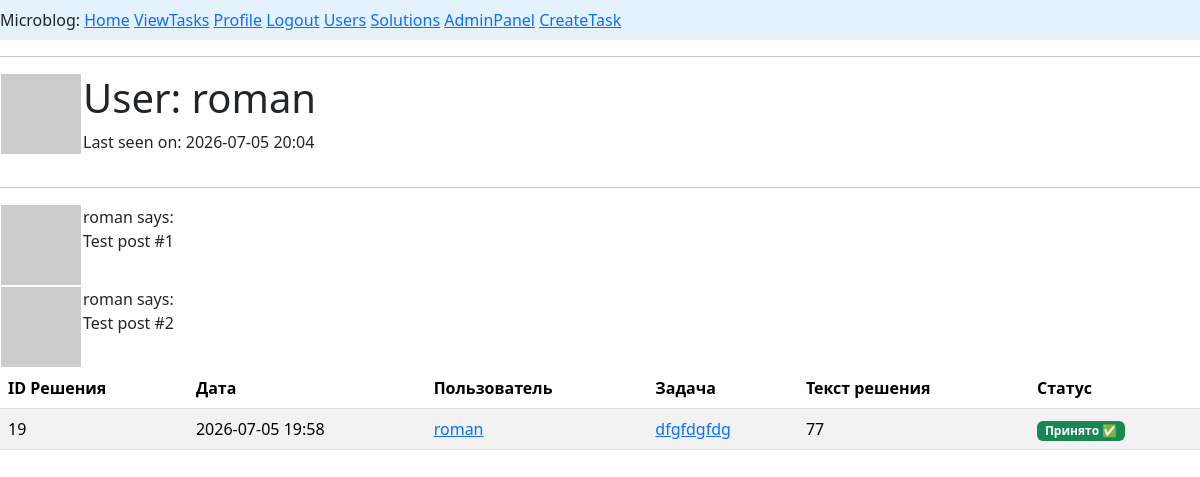
Before: /user/roman (signed in) with the older database file.
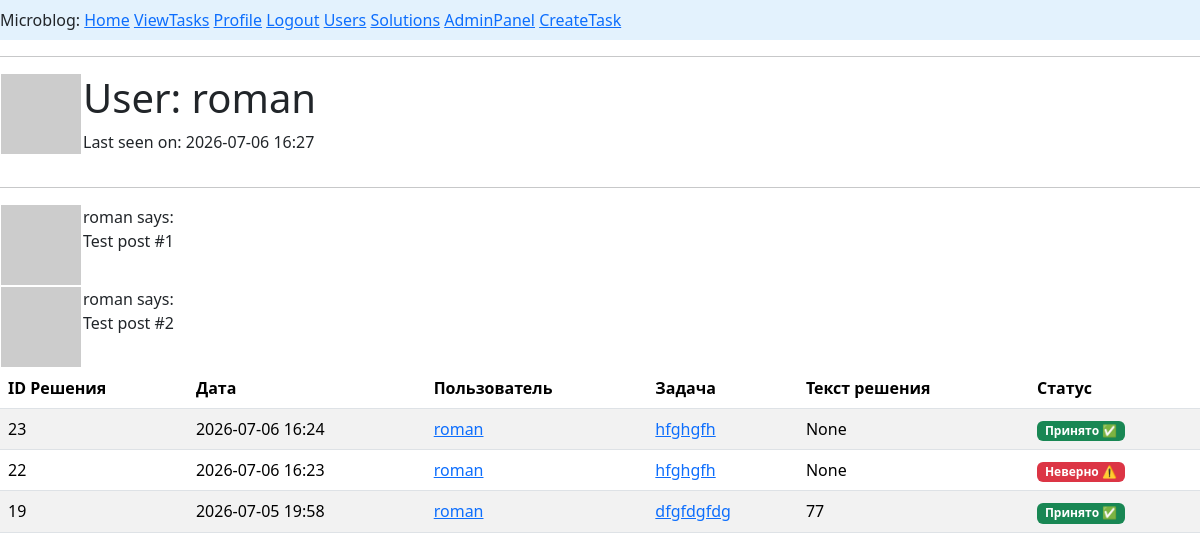
After: the same page with the newer database file.
### app/models.py (models this page shows, shortened)
class User(UserMixin, db.Model):
    __tablename__ ='users'
    id: so.Mapped[int] = so.mapped_column(primary_key=True)
    username: so.Mapped[str] = so.mapped_column(sa.String(64), index=True,
                                                unique=True)
    email: so.Mapped[str] = so.mapped_column(sa.String(120), index=True,
                                             unique=True)
    password_hash: so.Mapped[Optional[str]] = so.mapped_column(sa.String(256))
    posts: so.WriteOnlyMapped['Post'] = so.relationship(back_populates='author')
    about_me: so.Mapped[Optional[str]] = so.mapped_column(sa.String(140))
    last_seen: so.Mapped[Optional[datetime]] = so.mapped_column(
        default=lambda: datetime.now(timezone.utc))
    role_id: so.Mapped[int] = so.mapped_column(sa.ForeignKey(Role.id),index=True)
    role: so.Mapped['Role'] = so.relationship(back_populates='users')
    task_user: so.Mapped['Task']=so.relationship(back_populates='creator')
    solve_user: so.Mapped[list['Solve']] = so.relationship(back_populates='solver')
    def avatar(self, size):
        digest = md5(self.email.lower().encode('utf-8')).hexdigest()
        return f'https://www.gravatar.com/avatar/{digest}?d=identicon&s={size}'

class Solve(db.Model):
    __tablename__ ='solves'
    id: so.Mapped[int] = so.mapped_column(primary_key=True,autoincrement=True)
    content: so.Mapped[str] = so.mapped_column(sa.String, nullable = True)
    accept: so.Mapped[bool] = so.mapped_column(sa.Boolean, default = False)
    created_date: so.Mapped[datetime] = so.mapped_column(
        index=True, default=lambda: datetime.now(timezone.utc))
    user_id: so.Mapped[int] = so.mapped_column(sa.ForeignKey(User.id),
                                               nullable=True)
    task_id: so.Mapped[int] = so.mapped_column(sa.ForeignKey(Task.id),
                                               nullable=True)
    solver: so.Mapped['User'] = so.relationship(back_populates='solve_user')
    task: so.Mapped['Task'] = so.relationship(back_populates='solve_task')

class Task(db.Model):
    __tablename__ ='tasks'
    id: so.Mapped[int] = so.mapped_column(primary_key=True, autoincrement=True)
    title: so.Mapped[str] = so.mapped_column(sa.String(50), nullable=True)
    content: so.Mapped[str] = so.mapped_column(sa.String, nullable=True, default='Условие')
    subject: so.Mapped[str] = so.mapped_column(sa.String, nullable=True, default='Без темы')
    answer: so.Mapped[str] = so.mapped_column(sa.String, nullable=True, default='Без ответа')
    created_date: so.Mapped[datetime] = so.mapped_column(
        index=True, default=lambda: datetime.now(timezone.utc))
    rating: so.Mapped[int] = so.mapped_column(sa.Integer,nullable=True,default=1)
    user_id: so.Mapped[int] = so.mapped_column(sa.ForeignKey(User.id),
                                               nullable = True)
    creator: so.Mapped['User'] = so.relationship(back_populates='task_user')
    solve_task: so.Mapped[list['Solve']] = so.relationship(back_populates='task',cascade="all,delete")

### app/routes.py (the view)
@app.route('/user/<username>')
@login_required
def user(username):
    user = db.first_or_404(sa.select(User).where(User.username == username))
    posts = [
        {'author': user, 'body': 'Test post #1'},
        {'author': user, 'body': 'Test post #2'}
    ]
    stmt = (
            select(Solve)
            .join(Solve.solver)  # Важно: явно указываем JOIN, чтобы можно было фильтровать по полям пользователя
            .where(User.username == username) # Сравниваем поле username пользователя со строкой
            .order_by(Solve.created_date.desc())
            .options(
                selectinload(Solve.solver),  # Подгружаем пользователя (поле solver)
                selectinload(Solve.task)    # Подгружаем задачу (на всякий случай)
            )
        )
    solution = db.session.scalars(stmt).all()
    return render_template('user.html', user=user, posts=posts, solution=solution)

### app/models.py (called while the page is built)
@login.user_loader
def load_user(id):
    return db.session.get(User, int(id))

### app/routes.py (called while the page is built)
@app.before_request
def before_request():
    if current_user.is_authenticated:
        current_user.last_seen = datetime.now(timezone.utc)
        db.session.commit()

### app/templates/user.html (shortened to what this page needs)
{% extends "base.html" %}
{% block content %}
    <table>
        <tr valign="top">
            <td><img src="{{ user.avatar(128) }}"></td>
            <td>
                <h1>User: {{ user.username }}</h1>
                {% if user.last_seen %}<p>Last seen on: {{ user.last_seen.strftime('%Y-%m-%d %H:%M') }}</p>{% endif %}
            </td>
        </tr>
    </table>
    <hr>
    {% for post in posts %}
        {% include '_post.html' %}
    {% endfor %}
{% if solution %}
    <table class="table table-striped table-hover">
        <thead>
            <tr>
                <th>ID Решения</th>
                <th>Дата</th>
                <th>Пользователь</th>
                <th>Задача</th>
                <th>Текст решения</th>
                <th>Статус</th>
            </tr>
        </thead>
        <tbody>
            {% for sol in solution %}
            <tr>
                <td>{{ sol.id }}</td>
                <td>{{ sol.created_date.strftime('%Y-%m-%d %H:%M') }}</td>
                <td>
                    <a href="{{ url_for('user', username=sol.solver.username) }}">
                        {{ sol.solver.username }}
                    </a>
                </td>
                {% if sol.task %}
                <td><a href="/task/{{ sol.task.id }}">{{sol.task.title}}</a></td>
                {% else %}
                <td><span class="text-muted">Задача удалена</span></td>
                {% endif %}
                <td style="max-width: 300px; white-space: nowrap; overflow: hidden; text-overflow: ellipsis;">
                    {{ sol.content[:100] }}{% if sol.content|length > 100 %}...{% endif %}
                </td>
                <td>
                    {% if sol.accept %}
                        <span class="badge bg-success">Принято ✅</span>
                    {% else %}
                        <span class="badge bg-danger" >Неверно ⚠️</span>
                    {% endif %}
                </td>
            </tr>
            {% endfor %}
        </tbody>
    </table>
{% else %}
    <div class="alert alert-info" role="alert">
        У вас пока нет отправленных решений.
    </div>
{% endif %}
{% endblock %}

### app/templates/base.html (shortened to what this page needs)
<!doctype html>
<html lang="en">
    <head>
    {{ bootstrap.load_css() }}
    </head>
    <body>
       <nav class="navbar navbar-light" style="background-color: #e3f2fd; justify-content-end" >
       <div>
            Microblog:
            <a href="{{ url_for('index') }}">Home</a>
            {% if current_user.is_anonymous %}
            <a href="{{ url_for('login') }}">Login</a>
            {% else %}
            <a href="{{ url_for('view_tasks') }}">ViewTasks</a>
            <a href="{{ url_for('user', username=current_user.username) }}">Profile</a>
            <a href="{{ url_for('logout') }}">Logout</a>
            {% if current_user.role and current_user.role.rolename == 'admin' %}
               <a href="{{ url_for('view_users') }}">Users</a>
               <a href="{{ url_for('solutions') }}">Solutions</a>
               <a href="{{ url_for('admin_users') }}">AdminPanel</a>
               <a href="{{ url_for('create_task') }}">CreateTask</a>
            {% endif %}
            {% endif %}
        </div>
        </nav>
        <hr>
        {% block content %}{% endblock %}
    </body>
</html>

### app/templates/_post.html
<table>
        <tr valign="top">
            <td><img src="{{ post.author.avatar(36) }}"></td>
            <td>{{ post.author.username }} says:<br>{{ post.body }}</td>
        </tr>
</table>

Changed rows visible on the page:
changed User "roman": last_seen "2026-07-05 20:04" → "2026-07-06 16:27"
added Solve: id "23", created_date "2026-07-06 16:24", solver.username "roman", task "hfghgfh", content "None", accept "Принято ✅"
added Solve: id "22", created_date "2026-07-06 16:23", solver.username "roman", task "hfghgfh", content "None", accept "Неверно ⚠️"
